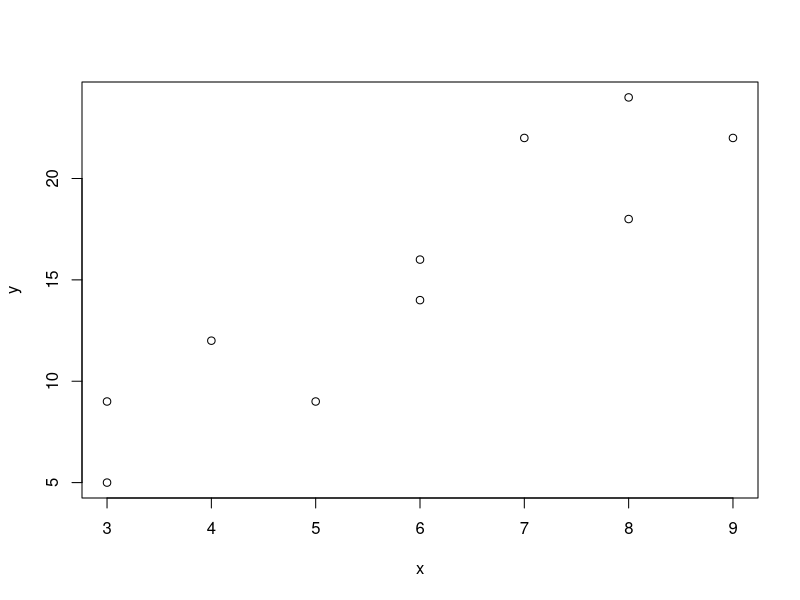
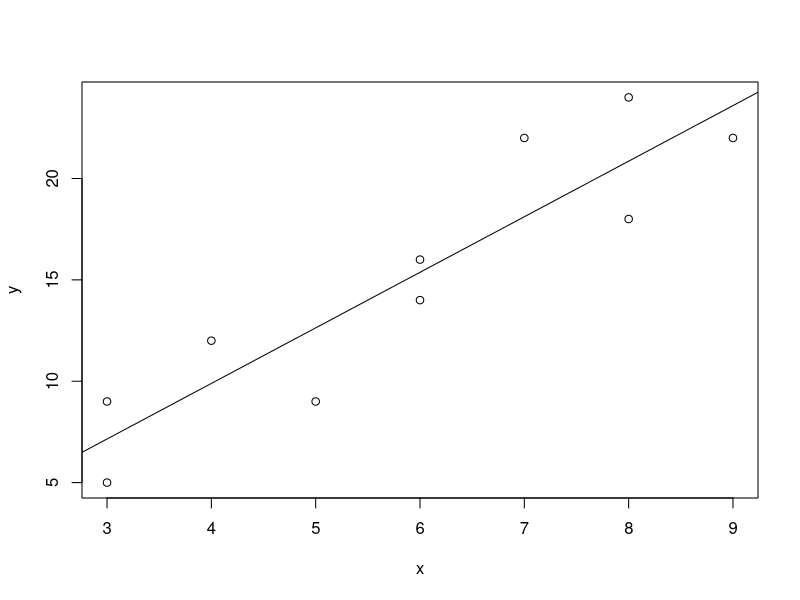

Here is the R script that generated these plots, in order:

# 회귀모형의 적합도

x <- c(3, 3, 4, 5, 6, 6, 7, 8, 8, 9)
y <- c(9, 5, 12, 9, 14, 16, 22, 18, 24, 22)

plot(x, y)
cor(x, y)

# 단순 선형 회귀 모형에 적합
fit <- lm(y~x) # ~ : 회귀시킨다는 의미
summary(fit)

# 각 관측치의 잔차를 알고 싶을 때
resid(fit)
rr <- y - fitted(fit) ; rr

# 회귀계수를 알고 싶을 때
coef(fit)
fit$cofficients

# 회귀계수의 신뢰
confint(fit, level = 0.95)

# 회귀 모형의 ANOVA(분산분석)
anova(fit)

# 산점도와 회귀직선을 동시에 그리고 싶을 때
plot(x, y)
abline(fit)
